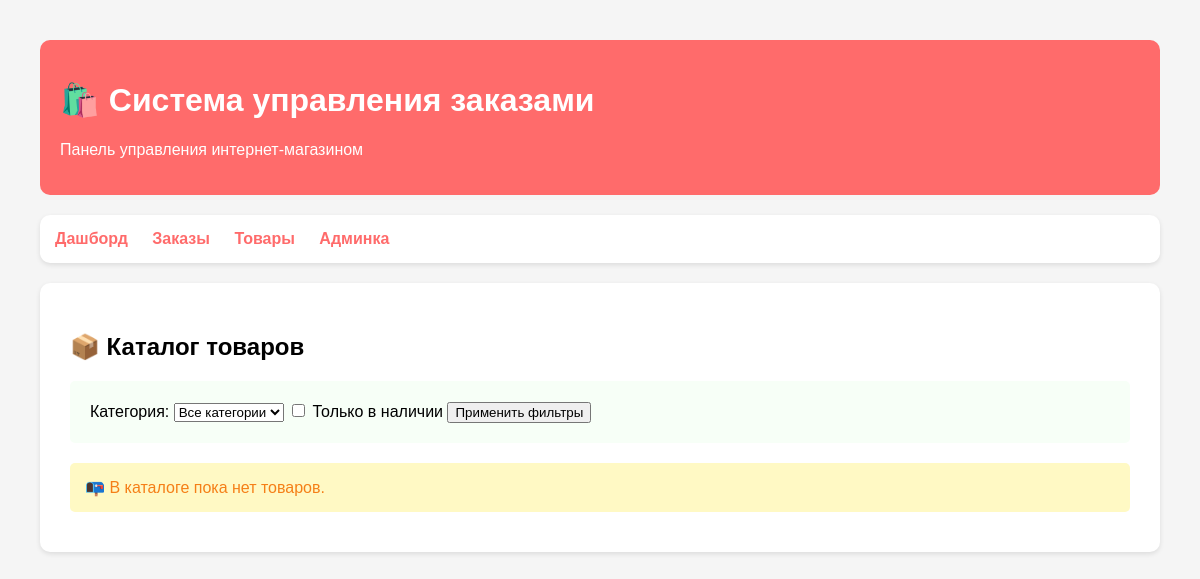
The page /lab5/products/ on the database as committed earlier.
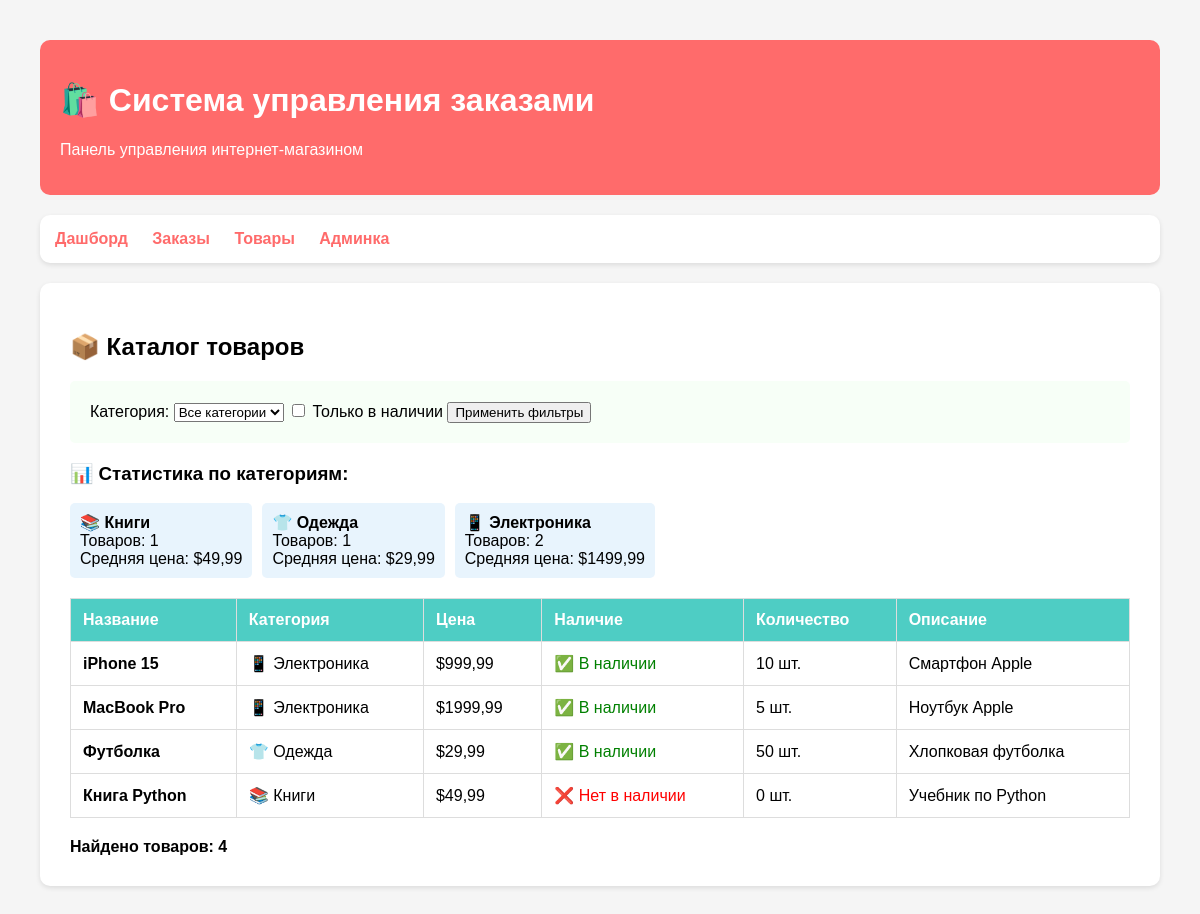
The same page on the database as committed later.
### lab5/models.py (models this page shows, shortened)
class Product(models.Model):
    CATEGORY_CHOICES = [
        ('electronics', 'Электроника'),
        ('clothing', 'Одежда'),
        ('books', 'Книги'),
        ('home', 'Для дома'),
    ]
    name = models.CharField(max_length=200, verbose_name="Название товара")
    category = models.CharField(max_length=50, choices=CATEGORY_CHOICES, verbose_name="Категория")
    price = models.DecimalField(max_digits=10, decimal_places=2, verbose_name="Цена")
    description = models.TextField(verbose_name="Описание")
    in_stock = models.BooleanField(default=True, verbose_name="В наличии")
    stock_quantity = models.IntegerField(default=0, verbose_name="Количество на складе")
    class Meta:
        verbose_name = "Товар"
        verbose_name_plural = "Товары"

### lab5/views.py (the view)
# urls.py: path('products/', views.product_catalog, name='product_catalog'),
def product_catalog(request):
    category_filter = request.GET.get('category', '')
    in_stock_only = request.GET.get('in_stock', '')
    products = Product.objects.all()
    if category_filter:
        products = products.filter(category=category_filter)
    if in_stock_only:
        products = products.filter(in_stock=True)
    category_stats = products.values('category').annotate(
        total_products=Count('id'),
        avg_price=Avg('price')
    )
    context = {
        'products': products,
        'category_filter': category_filter,
        'in_stock_only': in_stock_only,
        'category_stats': category_stats,
    }
    return render(request, 'lab5/product_catalog.html', context)

### templates/lab5/product_catalog.html (shortened to what this page needs)
{% extends "lab5/base.html" %}
{% block content %}
<h2>📦 Каталог товаров</h2>
<div class="filters">
    <form method="get">
        <label>Категория:
            <select name="category">
                <option value="">Все категории</option>
            </select>
        </label>
        <label>
            <input type="checkbox" name="in_stock" value="1" {% if in_stock_only %}checked{% endif %}>
            Только в наличии
        </label>
        <button type="submit">Применить фильтры</button>
    </form>
</div>
{% if category_stats %}
<div style="margin-bottom: 20px;">
    <h3>📊 Статистика по категориям:</h3>
    <div style="display: flex; flex-wrap: wrap; gap: 10px;">
        {% for stat in category_stats %}
        <div style="background: #E8F4FD; padding: 10px; border-radius: 5px; min-width: 150px;">
            <strong>
                {% if stat.category == 'electronics' %}📱 Электроника
                {% elif stat.category == 'clothing' %}👕 Одежда
                {% elif stat.category == 'books' %}📚 Книги
                {% elif stat.category == 'home' %}🏠 Для дома
                {% else %}{{ stat.category }}{% endif %}
            </strong><br>
            Товаров: {{ stat.total_products }}<br>
            Средняя цена: ${{ stat.avg_price|floatformat:2 }}
        </div>
        {% endfor %}
    </div>
</div>
{% endif %}
{% if products %}
    <table>
        <thead>
            <tr>
                <th>Название</th>
                <th>Категория</th>
                <th>Цена</th>
                <th>Наличие</th>
                <th>Количество</th>
                <th>Описание</th>
            </tr>
        </thead>
        <tbody>
            {% for product in products %}
            <tr>
                <td><strong>{{ product.name }}</strong></td>
                <td>
                    {% if product.category == 'electronics' %}📱 Электроника
                    {% elif product.category == 'clothing' %}👕 Одежда
                    {% elif product.category == 'books' %}📚 Книги
                    {% elif product.category == 'home' %}🏠 Для дома
                    {% else %}{{ product.category }}{% endif %}
                </td>
                <td>${{ product.price|floatformat:2 }}</td>
                <td>
                    {% if product.in_stock %}
                        <span style="color: green;">✅ В наличии</span>
                    {% else %}
                        <span style="color: red;">❌ Нет в наличии</span>
                    {% endif %}
                </td>
                <td>{{ product.stock_quantity }} шт.</td>
                <td>{{ product.description|truncatewords:10 }}</td>
            </tr>
            {% endfor %}
        </tbody>
    </table>
    <div style="margin-top: 20px;">
        <strong>Найдено товаров: {{ products|length }}</strong>
    </div>
{% else %}
    <div class="alert alert-warning">
        {% if category_filter or in_stock_only %}
            🔍 Товары по заданным фильтрам не найдены.
        {% else %}
            📭 В каталоге пока нет товаров.
        {% endif %}
    </div>
{% endif %}
{% endblock %}

Rows that differ between the two databases and show on the page:
added Product: name "iPhone 15", category "📱 Электроника", price "999,99", in_stock "✅ В наличии", stock_quantity "10", description "Смартфон Apple"
added Product: name "MacBook Pro", category "📱 Электроника", price "1999,99", in_stock "✅ В наличии", stock_quantity "5", description "Ноутбук Apple"
added Product: name "Футболка", category "👕 Одежда", price "29,99", in_stock "✅ В наличии", stock_quantity "50", description "Хлопковая футболка"
added Product: name "Книга Python", category "📚 Книги", price "49,99", in_stock "❌ Нет в наличии", stock_quantity "0", description "Учебник по Python"
Other text that changed with them:
{{ products|length }}: (not shown) → "4"
text no longer shown: "📭 В каталоге пока нет товаров."
text now shown: "📊 Статистика по категориям: Название Категория Цена Наличие Количество Описание Найдено товаров:"
new list line: "📚 Книги Товаров: 1 Средняя цена: $ 49,99"
new list line: "👕 Одежда Товаров: 1 Средняя цена: $ 29,99"
new list line: "📱 Электроника Товаров: 2 Средняя цена: $ 1499,99"
